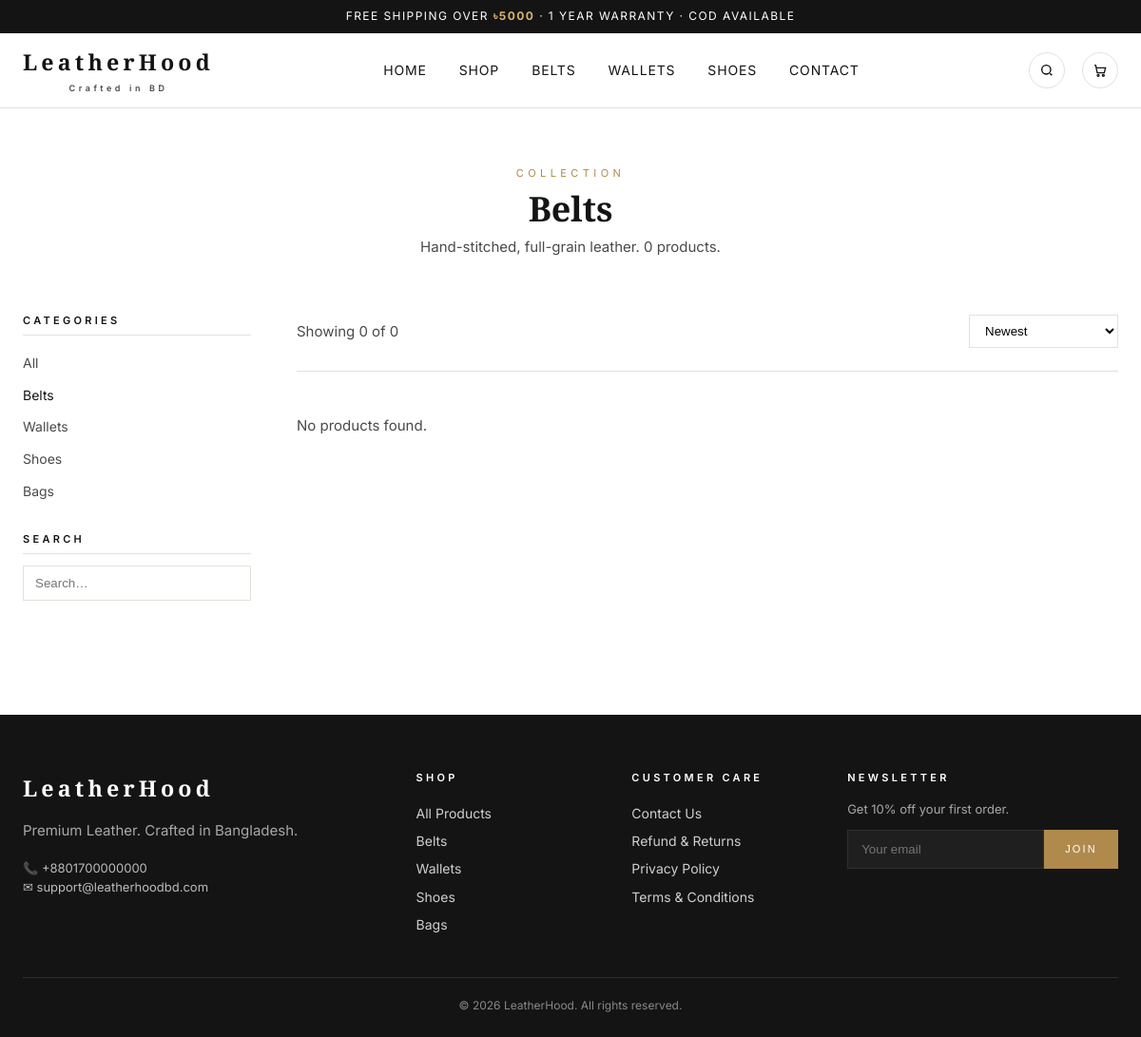
Screenshot of /shop?cat=belts with the database file from the repository.
### tables this page shows
CREATE TABLE IF NOT EXISTS `categories` (
  `id`          INT UNSIGNED NOT NULL AUTO_INCREMENT,
  `parent_id`   INT UNSIGNED DEFAULT NULL,
  `name`        VARCHAR(120) NOT NULL,
  `slug`        VARCHAR(140) NOT NULL,
  `description` TEXT DEFAULT NULL,
  `image`       VARCHAR(255) DEFAULT NULL,
  `meta_title`  VARCHAR(190) DEFAULT NULL,
  `meta_description` TEXT DEFAULT NULL,
  `sort_order`  INT NOT NULL DEFAULT 0,
  `is_active`   TINYINT(1) NOT NULL DEFAULT 1,
  `is_featured` TINYINT(1) NOT NULL DEFAULT 0,
  `created_at`  DATETIME NOT NULL DEFAULT CURRENT_TIMESTAMP,
  `updated_at`  DATETIME NOT NULL DEFAULT CURRENT_TIMESTAMP ON UPDATE CURRENT_TIMESTAMP,
  PRIMARY KEY (`id`),
  UNIQUE KEY `uq_cat_slug` (`slug`),
  KEY `idx_cat_parent` (`parent_id`),
  CONSTRAINT `fk_cat_parent` FOREIGN KEY (`parent_id`) REFERENCES `categories`(`id`) ON DELETE SET NULL
);

### public/index.php (called while the page is built, shortened)
<?php
require __DIR__ . '/../app/Core/Bootstrap.php';
$router = new Router();
$router->get('/',        function () { require LH_ROOT . '/public/views/home.php'; });
$router->get('/shop',    function () { require LH_ROOT . '/public/views/shop.php'; });
$router->get('/contact', function () { require LH_ROOT . '/public/views/contact.php'; });
$router->get('/cart',    function () { require LH_ROOT . '/public/views/cart.php'; });
$router->get('/checkout',function () { require LH_ROOT . '/public/views/checkout.php'; });
$router->get('/product/{slug}', function ($p) {
    $GLOBALS['slug'] = $p['slug'];
    require LH_ROOT . '/public/views/product.php';
});
$router->get('/page/{slug}', function ($p) {
    $GLOBALS['slug'] = $p['slug'];
    require LH_ROOT . '/public/views/page.php';
});
$router->get('/order/thank-you/{number}', function ($p) {
    $GLOBALS['order_number'] = $p['number'];
    require LH_ROOT . '/public/views/thankyou.php';
});
$router->post('/cart/add', function () {
    if (!Helpers::checkCsrf((string)Helpers::input('_csrf'))) Helpers::json(['ok'=>false,'msg'=>'Bad CSRF'], 403);
    CartService::add(
        (int)Helpers::input('product_id'),
        Helpers::input('variation_id') ? (int)Helpers::input('variation_id') : null,
        max(1, (int)(Helpers::input('qty', 1)))
    );
    Helpers::json(['ok'=>true, 'count'=>CartService::count()]);
});
$router->post('/cart/update', function () {
    if (!Helpers::checkCsrf((string)Helpers::input('_csrf'))) Helpers::json(['ok'=>false,'msg'=>'Bad CSRF'], 403);
    CartService::update((string)Helpers::input('key'), max(0, (int)Helpers::input('qty', 1)));
    $hyd = CartService::hydrate();
    Helpers::json(['ok'=>true, 'count'=>CartService::count(), 'subtotal'=>$hyd['subtotal']]);
});
$router->post('/cart/remove', function () {
    if (!Helpers::checkCsrf((string)Helpers::input('_csrf'))) Helpers::json(['ok'=>false,'msg'=>'Bad CSRF'], 403);
    CartService::remove((string)Helpers::input('key'));
    Helpers::json(['ok'=>true, 'count'=>CartService::count()]);
});
$router->get('/api/geo/divisions', fn() =>
    Helpers::json(['divisions' => ShippingService::divisions()]));
$router->get('/api/geo/districts/{id}', fn($p) =>
    Helpers::json(['districts' => ShippingService::districts((int)$p['id'])]));
$router->get('/api/geo/police-stations/{id}', fn($p) =>
    Helpers::json(['police_stations' => ShippingService::policeStations((int)$p['id'])]));
$router->post('/api/checkout/quote', function () {
    $cart = CartService::hydrate();
    $q = ShippingService::quote(
        (int)Helpers::input('district_id', 0) ?: null,
        (int)Helpers::input('police_station_id', 0) ?: null,
        $cart['subtotal']
    );
    $coupon  = trim((string)Helpers::input('coupon_code', ''));
    $discount = 0.0;
    if ($coupon !== '') {
        $row = Database::i()->one('SELECT * FROM coupons WHERE code = ? AND is_active = 1', [$coupon]);
        if ($row && (float)$row['min_subtotal'] <= $cart['subtotal']) {
            if ($row['type'] === 'percent') $discount = $cart['subtotal'] * ((float)$row['value'] / 100);
            elseif ($row['type'] === 'fixed') $discount = (float)$row['value'];
            elseif ($row['type'] === 'free_shipping') $q['fee'] = 0.0;
        }
    }
    $grand = max(0, $cart['subtotal'] - $discount + (float)$q['fee']);
    Helpers::json([
        'subtotal'    => $cart['subtotal'],
        'discount'    => $discount,
        'shipping'    => (float)$q['fee'],
        'grand'       => $grand,
        'deliverable' => $q['deliverable'],
        'message'     => $q['message'],
        'subtotal_fmt'=> Helpers::bdt($cart['subtotal']),
        'shipping_fmt'=> Helpers::bdt($q['fee']),
        'grand_fmt'   => Helpers::bdt($grand),
        'discount_fmt'=> Helpers::bdt($discount),
    ]);
});
$router->post('/api/checkout/place', function () {
    if (!Helpers::checkCsrf((string)Helpers::input('_csrf'))) Helpers::json(['ok'=>false,'msg'=>'Bad CSRF'], 403);
    try {
        $res = CheckoutService::placeOrder($_POST);
        $_SESSION['pending_order_id']     = $res['order_id'];
        $_SESSION['pending_order_number'] = $res['order_number'];
        Helpers::json(['ok' => true] + $res);
    } catch (\Throwable $e) {
        Helpers::json(['ok' => false, 'msg' => $e->getMessage()], 422);
    }
});
$router->post('/api/checkout/verify', function () {
    if (!Helpers::checkCsrf((string)Helpers::input('_csrf'))) Helpers::json(['ok'=>false,'msg'=>'Bad CSRF'], 403);
    $id   = (int)($_SESSION['pending_order_id'] ?? 0);
    $code = preg_replace('/\D/', '', (string)Helpers::input('otp'));
    if (!$id) Helpers::json(['ok'=>false,'msg'=>'No pending order.'], 422);
    if (!OtpService::verify($id, $code)) Helpers::json(['ok'=>false,'msg'=>'Invalid or expired OTP.'], 422);
    try { MetaCAPI::purchase($id); } catch (\Throwable $e) { error_log('CAPI: '.$e->getMessage()); }
    $num = $_SESSION['pending_order_number'] ?? '';
    unset($_SESSION['pending_order_id'], $_SESSION['pending_order_number']);
    Helpers::json(['ok' => true, 'order_number' => $num,
                   'redirect' => Helpers::url('order/thank-you/'.$num)]);
});
$router->post('/api/checkout/resend-otp', function () {
    $id = (int)($_SESSION['pending_order_id'] ?? 0);
    if (!$id) Helpers::json(['ok'=>false,'msg'=>'No pending order.'], 422);
    $order = Database::i()->one('SELECT customer_phone FROM orders WHERE id = ?', [$id]);
    if (!$order) Helpers::json(['ok'=>false,'msg'=>'Order not found.'], 422);
    OtpService::sendForOrder($id, $order['customer_phone']);
    Helpers::json(['ok' => true]);
});
$router->notFound(function () {
    http_response_code(404);
    require LH_ROOT . '/public/views/404.php';
});
$router->dispatch($_SERVER['REQUEST_METHOD'], $_SERVER['REQUEST_URI']);

### app/Core/Bootstrap.php (called while the page is built, shortened)
<?php
spl_autoload_register(function (string $class): void {
    $prefix = 'LH\\';
    $relative = substr($class, strlen($prefix));
    $file = LH_ROOT . '/app/' . str_replace('\\', '/', $relative) . '.php';
});

### app/Core/Helpers.php (called while the page is built, shortened)
<?php
final class Helpers
{
    public static function e(?string $value): string
    {
        return htmlspecialchars((string)$value, ENT_QUOTES | ENT_SUBSTITUTE, 'UTF-8');
    }
    public static function input(string $key, $default = null)
    {
        $src = $_POST[$key] ?? $_GET[$key] ?? $default;
        if (is_string($src)) $src = trim($src);
        return $src;
    }
}

### app/Core/Database.php (called while the page is built, shortened)
<?php
final class Database
{
    private static ?Database $instance = null;
    private PDO $pdo;
    private function __construct(array $cfg)
    {
        $dsn = sprintf(
            'mysql:host=%s;port=%d;dbname=%s;charset=%s',
            $cfg['host'], $cfg['port'], $cfg['name'], $cfg['charset']
        );
        try {
            $this->pdo = new PDO($dsn, $cfg['user'], $cfg['pass'], [
                PDO::ATTR_ERRMODE            => PDO::ERRMODE_EXCEPTION,
                PDO::ATTR_DEFAULT_FETCH_MODE => PDO::FETCH_ASSOC,
                PDO::ATTR_EMULATE_PREPARES   => false,
                PDO::ATTR_PERSISTENT         => false,
                PDO::MYSQL_ATTR_INIT_COMMAND => "SET NAMES {$cfg['charset']} COLLATE {$cfg['collate']}, time_zone='+06:00'",
            ]);
        } catch (PDOException $e) {
            error_log('[LH][DB] '.$e->getMessage());
            http_response_code(500);
            exit('Service temporarily unavailable.');
        }
    }
    public static function boot(array $cfg): self
    {
        if (self::$instance === null) {
            self::$instance = new self($cfg);
        }
        return self::$instance;
    }
    public static function i(): self
    {
        return self::$instance;
    }
    public function run(string $sql, array $params = []): PDOStatement
    {
        $stmt = $this->pdo->prepare($sql);
        $stmt->execute($params);
        return $stmt;
    }
    public function all(string $sql, array $params = []): array
    {
        return $this->run($sql, $params)->fetchAll();
    }
    public function value(string $sql, array $params = [])
    {
        $stmt = $this->run($sql, $params);
        $val  = $stmt->fetchColumn();
        return $val === false ? null : $val;
    }
}

### public/views/shop.php (the view, shortened to what this page needs)
<?php
$cat   = trim((string)Helpers::input('cat',''));
$sort  = Helpers::input('sort','newest');
$q     = trim((string)Helpers::input('q',''));
$page  = max(1, (int)Helpers::input('p', 1));
$per   = 12;
$where  = "p.status='active'";
$params = [];
if ($cat) {
    $where .= " AND p.id IN (SELECT product_id FROM product_categories pc
                             JOIN categories c ON c.id=pc.category_id WHERE c.slug = ?)";
    $params[] = $cat;
}
$orderBy = match ($sort) {
    'price_asc'  => 'p.price ASC',
    'price_desc' => 'p.price DESC',
    'popular'    => 'p.sales_count DESC',
    default      => 'p.published_at DESC, p.id DESC',
};
$total = (int) Database::i()->value(
    "SELECT COUNT(*) FROM products p WHERE $where", $params);
$products = Database::i()->all(
    "SELECT p.id,p.name,p.slug,p.price,p.compare_at_price,p.featured_image,p.is_new,
            p.rating_avg,p.rating_count
       FROM products p WHERE $where ORDER BY $orderBy
       LIMIT $per OFFSET ".(($page - 1) * $per),
    $params);
$cats = Database::i()->all("SELECT * FROM categories WHERE is_active=1 ORDER BY sort_order");
include __DIR__ . '/partials/header.php';
?>
<section class="container">
  <div class="section-head" style="padding-top:60px;margin-bottom:0">
    <div class="eyebrow">Collection</div>
    <h2><?= $cat ? Helpers::e(ucfirst($cat)) : 'All Products' ?></h2>
    <p>Hand-stitched, full-grain leather. <?= $total ?> products.</p>
  </div>
  <div class="shop-layout">
    <aside class="filters">
      <h4>Categories</h4>
      <ul>
        <li><a href="/shop" class="<?= !$cat ? 'active' : '' ?>">All</a></li>
        <?php foreach ($cats as $c): ?>
          <li><a href="/shop?cat=<?= Helpers::e($c['slug']) ?>" class="<?= $cat === $c['slug'] ? 'active' : '' ?>"><?= Helpers::e($c['name']) ?></a></li>
        <?php endforeach; ?>
      </ul>
      <h4>Search</h4>
      <form method="get" action="/shop">
        <input class="" type="search" name="q" value="<?= Helpers::e($q) ?>" placeholder="Search…"
               style="width:100%;padding:10px 12px;border:1px solid var(--line);">
      </form>
    </aside>
    <main>
      <div class="shop-toolbar">
        <span class="muted">Showing <?= count($products) ?> of <?= $total ?></span>
        <form method="get">
          <select name="sort" onchange="this.form.submit()">
            <option value="newest"     <?= $sort==='newest'?'selected':'' ?>>Newest</option>
          </select>
        </form>
      </div>
      <div class="grid grid-3">
        <?php if (!$products): ?>
          <p class="muted">No products found.</p>
        <?php endif; ?>
      </div>
    </main>
  </div>
</section>
<?php include __DIR__ . '/partials/footer.php'; ?>

### app/Core/Router.php (shortened to what this page needs)
<?php
final class Router
{
    private array $routes = [];
    public function add(string $method, string $path, callable $handler): void
    {
        $this->routes[] = [strtoupper($method), $path, $handler];
    }
    public function dispatch(string $method, string $uri): void
    {
        $path = parse_url($uri, PHP_URL_PATH) ?: '/';
        $path = '/' . ltrim($path, '/');
        foreach ($this->routes as [$m, $p, $h]) {
            $regex = '#^'.preg_replace('#\{([a-z_][a-z0-9_]*)\}#i', '(?P<$1>[^/]+)', $p).'$#';
            if (preg_match($regex, $path, $match)) {
                $params = array_filter($match, fn($k) => !is_int($k), ARRAY_FILTER_USE_KEY);
                $h($params);
                return;
            }
        }
    }
}

### rows the page displays
categories: name "Belts"
categories: name "Wallets"
categories: name "Shoes"
categories: name "Bags"

### other values shown
Helpers::e(Helpers::setting('free_shipping_threshold', '5000')) "5000"
Helpers::e($brand) "LeatherHood"
$total "0"
count($products) "0"
Helpers::e(Helpers::setting('site_name','LeatherHood')) "LeatherHood"
Helpers::e(Helpers::setting('contact_phone','+8801700000000')) "+8801700000000"
